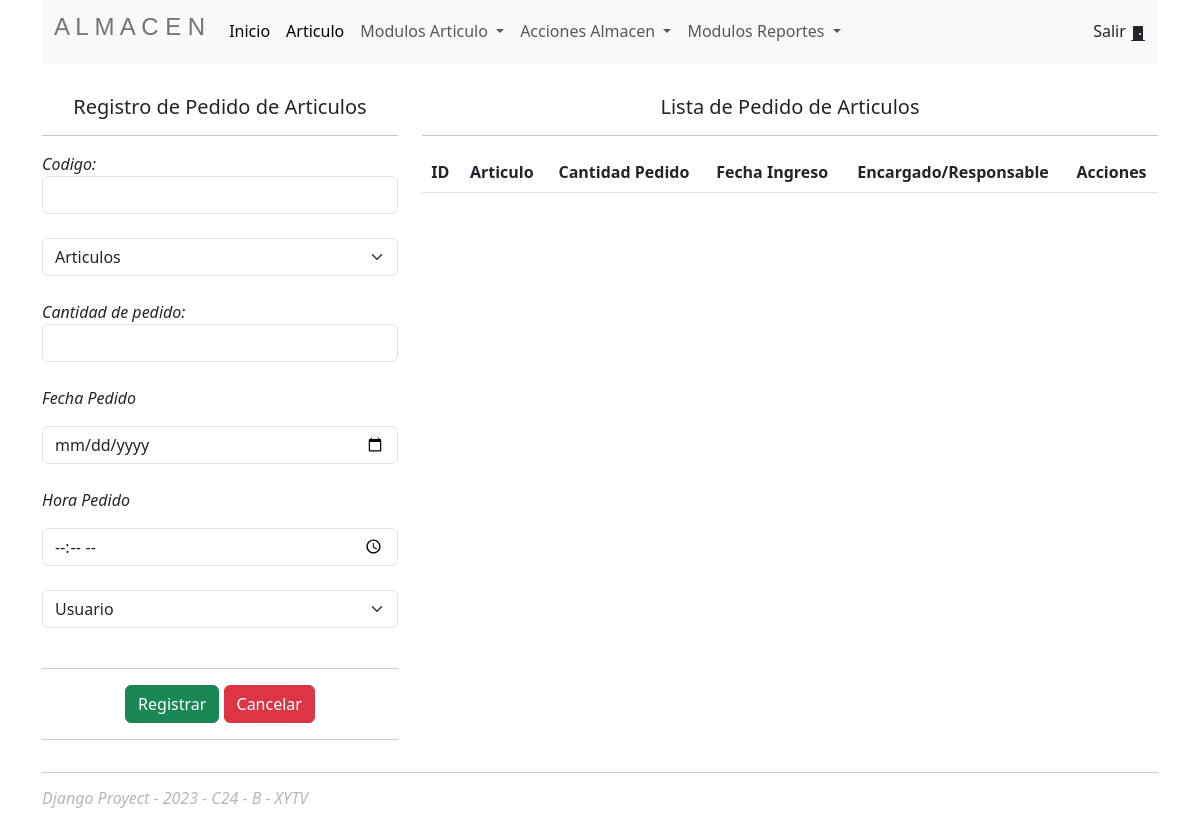
/pedido (signed in), run on an earlier commit of the app's database.
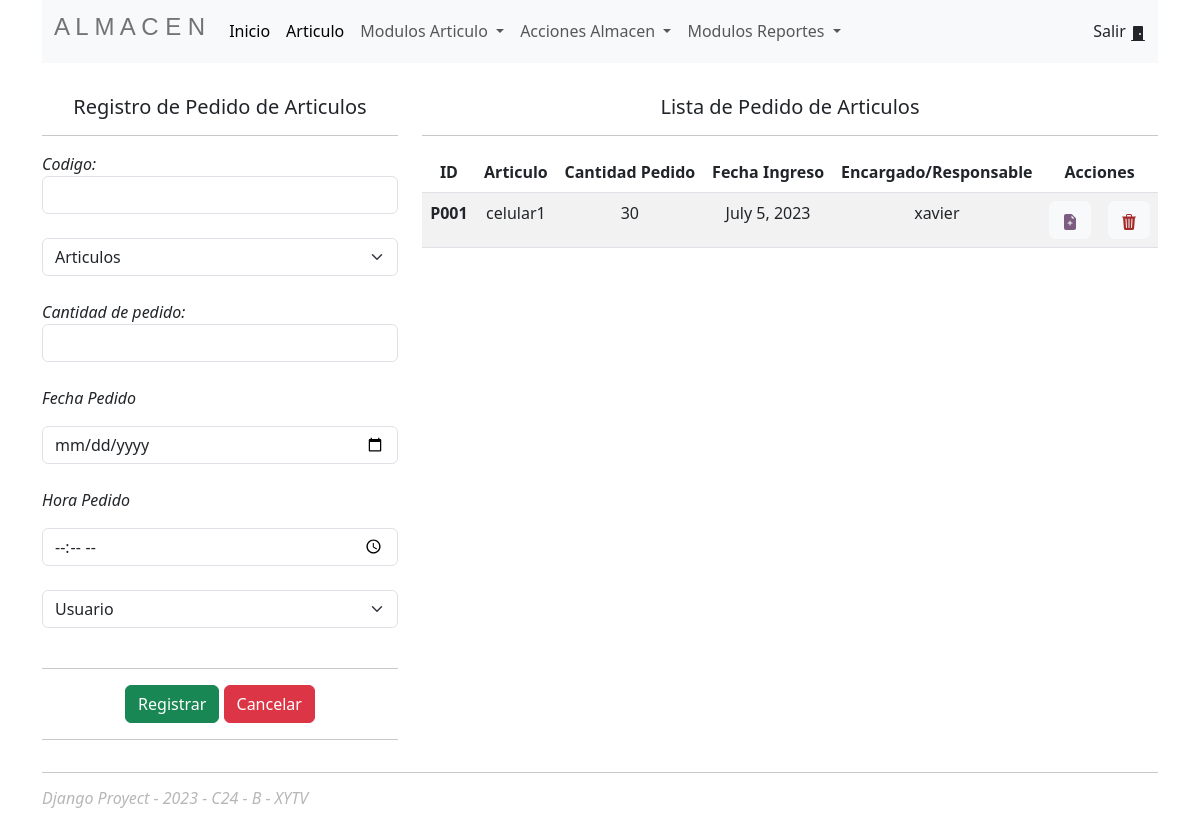
And on a later commit of the database.
### Almacen/models.py (models this page shows, shortened)
class Orden_Pedido(models.Model):
    codigo=models.CharField(primary_key=True, max_length=6)
    codigo_Articulo=models.ForeignKey(Articulo, on_delete=models.CASCADE)
    cant_Solicitada=models.IntegerField()
    fecha_Solicitud=models.DateField()
    hora_Solicitud=models.TimeField()
    codigo_Usuario=models.ForeignKey(Usuario, on_delete=models.CASCADE)

class Articulo(models.Model):
    codigo=models.CharField(primary_key=True, max_length=6)
    nombre=models.CharField(max_length=60)
    stock=models.IntegerField()
    codigo_Modelo = models.ForeignKey(Modelo, on_delete=models.CASCADE)
    codigo_Marca = models.ForeignKey(Marca, on_delete=models.CASCADE)
    codigo_Categoria=models.ForeignKey(Categoria, on_delete=models.CASCADE)
    def __str__(self):
        return self.nombre

class Usuario(models.Model):
    codigo=models.CharField(primary_key=True, max_length=6)
    nombreusuario = models.CharField(max_length=40)
    nombre = models.CharField(max_length=60)
    apellido = models.CharField(max_length=80)
    email = models.EmailField(max_length=40)
    contraseña = models.CharField(max_length=12)

### Almacen/views.py (the view)
# urls.py: path('pedido',views.pedido,name='pedido'),
@login_required
def pedido(request):
    pedidos = Orden_Pedido.objects.all()
    articulos = Articulo.objects.all()
    usuarios = Usuario.objects.all()
    context = {"pedidos":pedidos, "articulos":articulos, "usuarios":usuarios}
    return render(request, template_gestion_pedido,context)

### Almacen/templates/acciones/pedido/GestionPedido.html (shortened to what this page needs)
{% extends 'base/index.html' %}
{% block content %}
<div class="row pt-3">
    <div class="col-4 pt-3">
        <h5 class="text-center">Registro de Pedido de Articulos</h5>
        <hr>
        <form action="/pedido/registrarpedido" method="post">
            <div class="row">
                <div class="col">
                    <div>
                        <label><em>Codigo:</em></label>
                        <input type="text" name="txtCodigo" class="form-control">
                    </div><br>
                    <div>
                        <select class="form-select" aria-label="Default select example" name="txtArticulo">
                            <option selected>Articulos</option>
                        </select>
                    </div><br>
                    <div>
                        <label><em>Cantidad de pedido:</em></label>
                        <input type="number" name="txtCantidad" class="form-control">
                    </div><br>
                    <div>
                        <label><em>Fecha Pedido</p></em></label>
                        <input type="date" name="txtFecha" class="form-control">
                    </div><br>
                    <div>
                        <label><em>Hora Pedido</p></em></label>
                        <input type="time" name="txtHora" class="form-control">
                    </div><br>
                    <div>
                        <select class="form-select" aria-label="Default select example" name="txtUsuario">
                            <option selected>Usuario</option>
                        </select>
                    </div><br>
                </div>
            </div>
            <hr>
            <div class="text-center d-grid gap-2 d-md-block">
                <button class="btn btn-success" type="submit">Registrar</button>
                <button class="btn btn-danger" type="reset">Cancelar</button>
            </div>
            <hr>
        </form>
    </div>
    <div class="col-8 pt-3 text-center">
        <h5>Lista de Pedido de Articulos</h5>
        <hr>
        <table class="table table-striped table-hover">
            <thead>
                <tr>
                    <th scope="col">ID</th>
                    <th scope="col">Articulo</th>
                    <th scope="col">Cantidad Pedido</th>
                    <th scope="col">Fecha Ingreso</th>
                    <th scope="col">Encargado/Responsable</th>
                    <th scope="col" colspan="2">Acciones</th>
                </tr>
            </thead>
            <tbody>
                {% for p in pedidos %}
                <tr>
                    <th scope="row">{{p.codigo}}</th>
                    <td>{{p.codigo_Articulo}}</td>
                    <td>{{p.cant_Solicitada}}</td>
                    <td>{{p.fecha_Solicitud}}</td>
                    <td>{{p.codigo_Usuario.nombreusuario}}</td>
                    <td>
                        <button type="button" class="btn btn-light">
                            <a class="editar" href="/pedido/edicionpedido/{{p.codigo}}">
                            </a>
                        </button>
                    </td>
                    <td>
                        <button type="button" class="btn btn-light">
                            <a class="eliminar" href="/pedido/eliminarpedido/{{p.codigo}}">
                            </a>
                        </button>
                    </td>
                </tr>
                {% endfor %}
            </tbody>
        </table>
    </div>
</div>
{% endblock %}

What changed in the data, as far as the page shows it:
added Orden_Pedido: codigo "P001", codigo_Articulo "celular1", cant_Solicitada "30", fecha_Solicitud "July 5, 2023", codigo_Usuario.nombreusuario "xavier"
